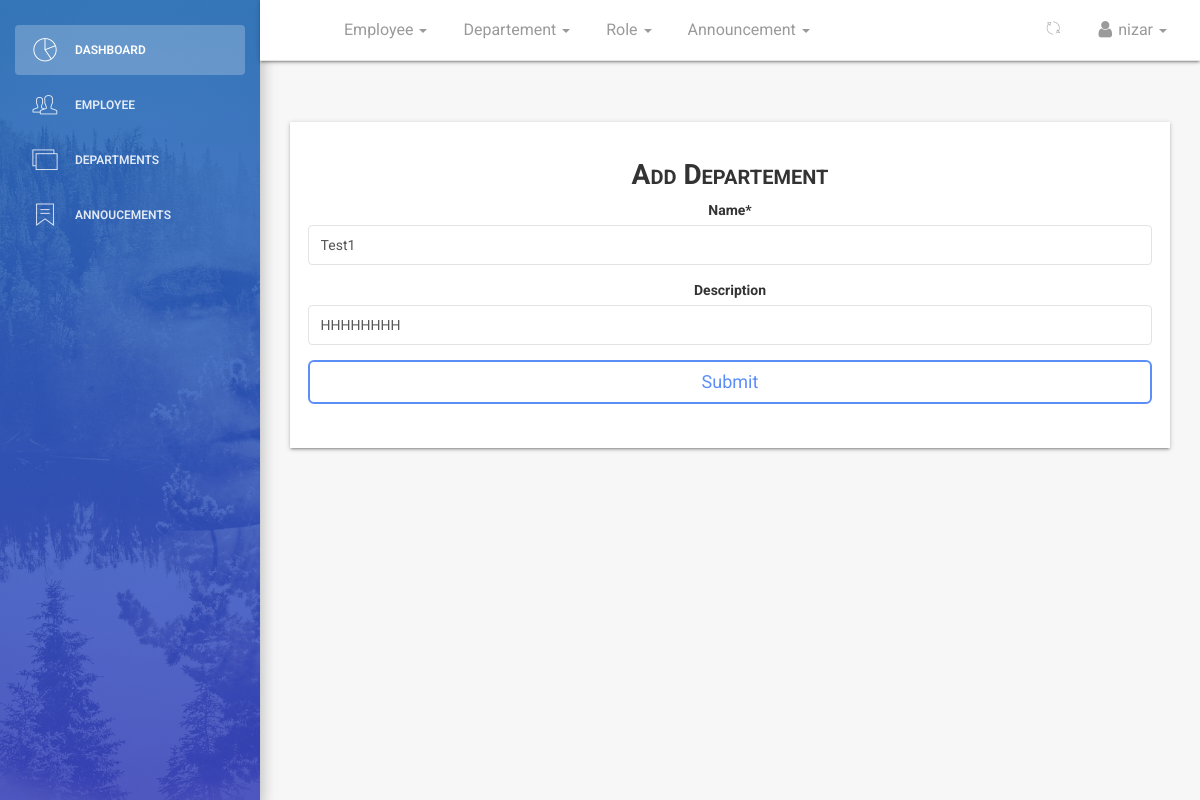
The app's page /dashboard/department/edit/1/ (signed in), older data.
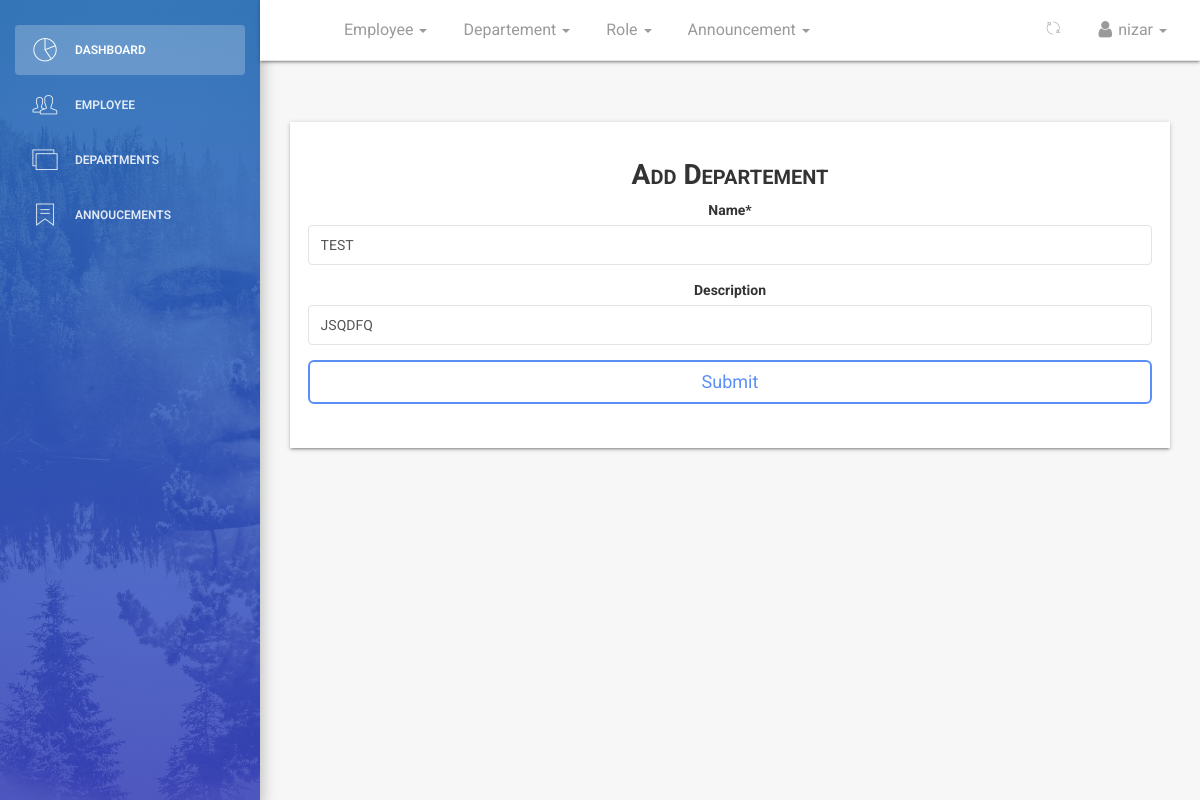
The same page, newer data.
### employee/models.py (models this page shows, shortened)
class Department(models.Model):
    name = models.CharField(max_length=125)
    description = models.CharField(max_length=125, null=True, blank=True)
    created = models.DateTimeField(
        verbose_name=_('Created'), auto_now_add=True)
    updated = models.DateTimeField(verbose_name=_('Updated'), auto_now=True)
    class Meta:
        verbose_name = _('Department')
        verbose_name_plural = _('Departments')
        ordering = ['name', 'created']

### dashboard/views.py (the view, shortened to what this page needs)
def dashboard_department_edit_data(request, id):
    if not (request.user.is_authenticated and request.user.is_superuser and request.user.is_staff):
        return redirect('/')
    department = get_object_or_404(Department, id=id)
    dataset = dict()
    form = DepartmentCreateForm(request.POST or None, instance=department)
    dataset['form'] = form
    dataset['title'] = 'edit - {0}'.format(department.name)
    return render(request, 'dashboard/department_create.html', dataset)

### employee/forms.py
class DepartmentCreateForm(forms.ModelForm):
    class Meta:
        model = Department
        exclude = ['created', 'updated']

### templates/dashboard/department_create.html (shortened to what this page needs)
{% extends '_layout.html' %}
{% load static %}
{% load crispy_forms_tags %}
 {% block navheader %}
    {% include 'includes/navheader_employee_app.html' %}
 {% endblock %}
 {% block content %}
        <section class="content">
            <section class="container-fluid">
                    <section class="row">
                        <section class="col col-sm-8 offset-sm-2">
                        </section>
                    </section>
                <section class="form-wrapper">
                    <section class="row">
                        <section class="col-lg-12 col-md-12 col-sm-12 text-center">
                            <h3 class="title-h3">Add Departement</h3>
                        </section>
                    </section>
                    <section class="row ">
                        <section class="col-lg-12 col-md-12 col-sm-12 text-center">
                            <form action="" method="POST" enctype="multipart/form-data">
                                {{form | crispy }}
                                <button type="submit" class="btn btn-primary btn-lg btn-block">Submit</button>
                            </form>
                        </section>
                    </section>
                </section>
            </section>
        </section>
 {% endblock %}

Row changes from the older to the newer data that the page shows:
changed Department: name "Test1" → "TEST"; description "HHHHHHHH" → "JSQDFQ"
